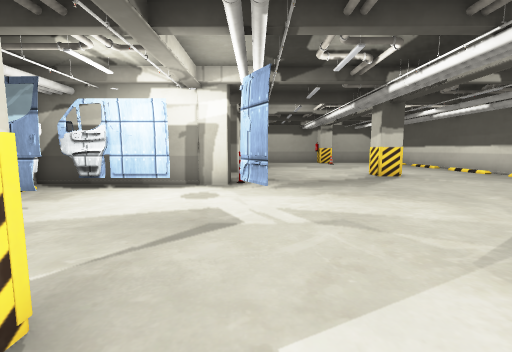
view 1 (above)

16 first-person views from a walk through a 3-D level made in the Unity game engine. The camera is 1.2 m above the floor, tilts 6° down and sees 90° across. The floor is counted in squares, 1 m on a side. Each view is taken from the middle of a square. On the plan, view 1 faces up. The plan holds only what a view shows up to about 12 squares ahead; the rest is blank. The place goes on beyond the plan. The player is left out. Door leaves are left out, so doorways stand open. Some surface patterns are stand-ins.

view 2
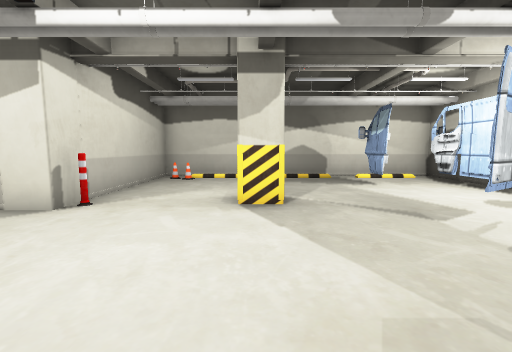

view 3
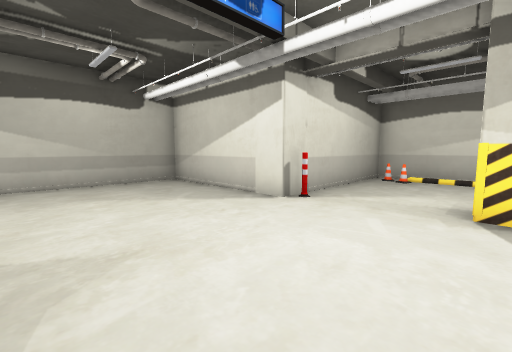

view 4
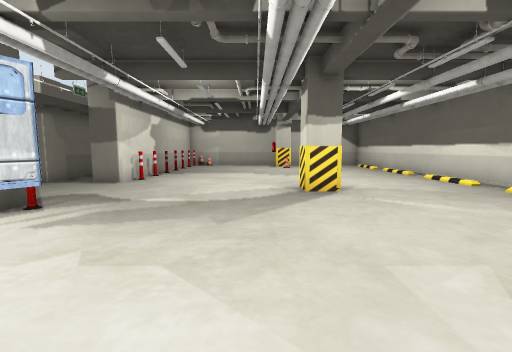

view 5
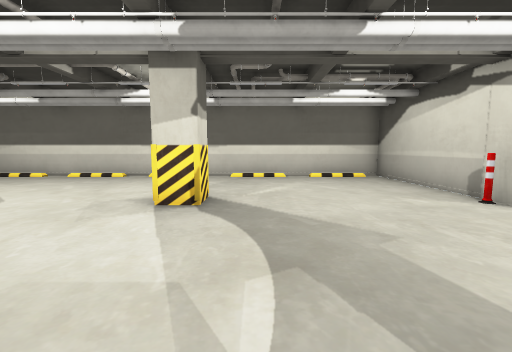

view 6
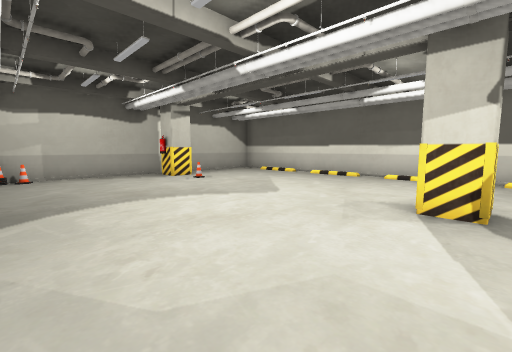

view 7
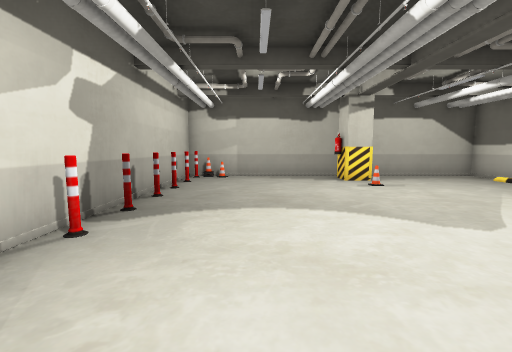

view 8
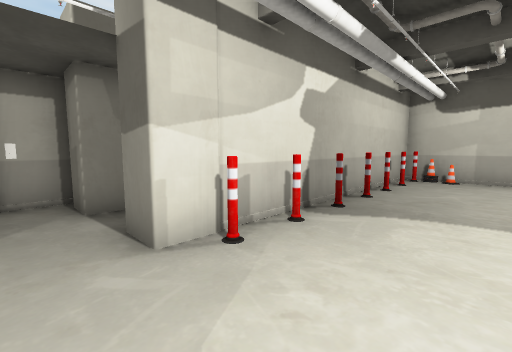

view 9
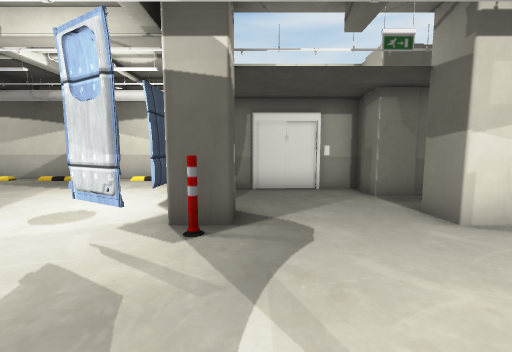

view 10
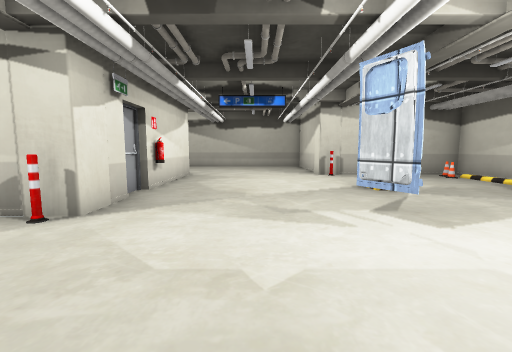

view 11
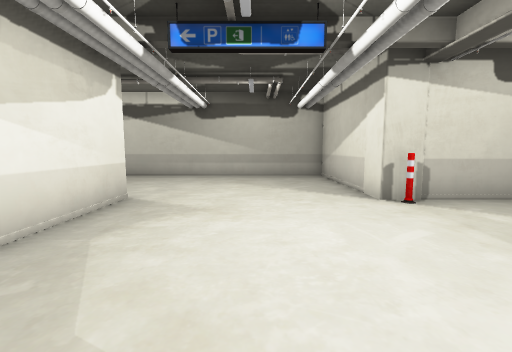

view 12
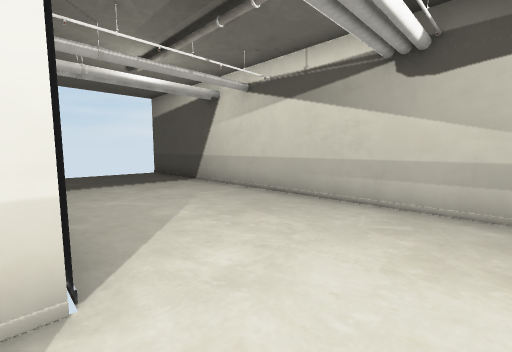

view 13
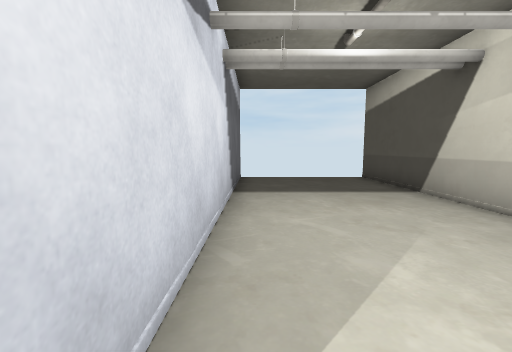

view 14
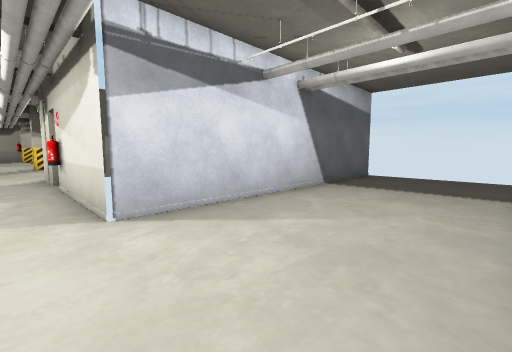

view 15
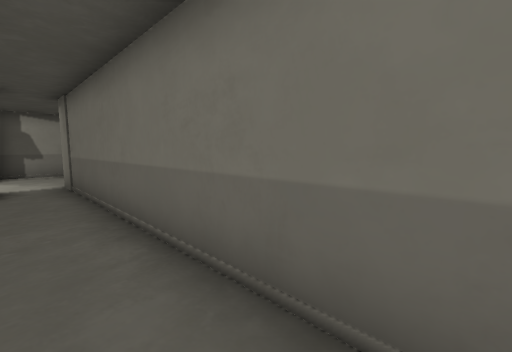

view 16
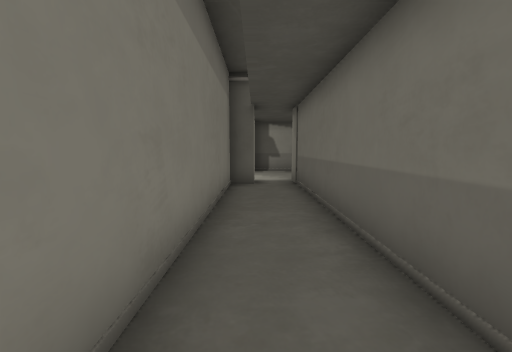

### Floor plan
Points are (right, up) in squares from view 1. A wall is a line through its corners. A room is listed if a view was taken in it or the views show most of it. See-through windows are left out.
Room 1 (views 1, 2, 3, 4, 5, 6, 7, 8, 9, 10, 11, 12, 13, 14, 15, 16)
walls: (6.4, 4.5) (11.7, 4.5) (11.7, 23.5) (-1, 23.5) (-1, 21.4); (-2.4, 8.7) (-7.5, 8.7) (-7.5, -3) (-1.9, -3); (5.2, 2.6) (5.2, 3.5); (5.5, 1.5) (5.5, 2.2); (-4, 8.8) (-2.4, 8.8); (-1.1, 14.6) (-1.1, 15.6); (-1, 15.5) (-1, 14.4); (-4.8, 13.1) (-4.8, 9.2); (-1.1, 17.5) (-1.1, 18.6); (-1, 18.5) (-1, 17.4); (-1, -4) (-1, -8.6) (16, -8.6); (-1.1, 21.5) (-1.1, 22.2); (-3.5, 23.1) (-3.5, 14.4); (16.1, -3.3) (5.2, -3.3) (5.2, 0.6)
ways out: open door at (-2, 11); gap at (-7, 5)
objects: other object (-6, -2); other object (-6, 5) to (-5, 5); other object (-6, 8) to (-3, 8); other object (-4, 13) to (-4, 14); other object (-2, 1); other object (-2, 9); other object (-2, 13) to (-1, 14); other object (-1, -3); other object (-1, -2); other object (-1, 9); other object (-1, 14); other object (-1, 16); other object (-1, 17); other object (-1, 19); other object (-1, 20); other object (-1, 21); other object (-1, 23); other object (0, 5); other object (0, 8); other object (0, 23); other object (1, 23); other object (5, 1); other object (5, 3) to (6, 4); other object (5, 22); other object (6, 5); other object (6, 11) to (6, 12); other object (6, 20); other object (6, 22)

Positions as (right, up) in squares from view 1, and headings:
1: (0, 0), facing up
2: (4, 1), facing left
3: (4, 1), facing down-left
4: (4, 4), facing up
5: (0, 10), facing right
6: (0, 11), facing up-right
7: (2, 12), facing up
8: (2, 12), facing up-left
9: (3, 10), facing left
10: (2, 9), facing down
11: (2, 3), facing down
12: (3, -3), facing down-right
13: (5, -4), facing right
14: (4, -8), facing up-right
15: (-2, 23), facing down-left
16: (-2, 23), facing down
